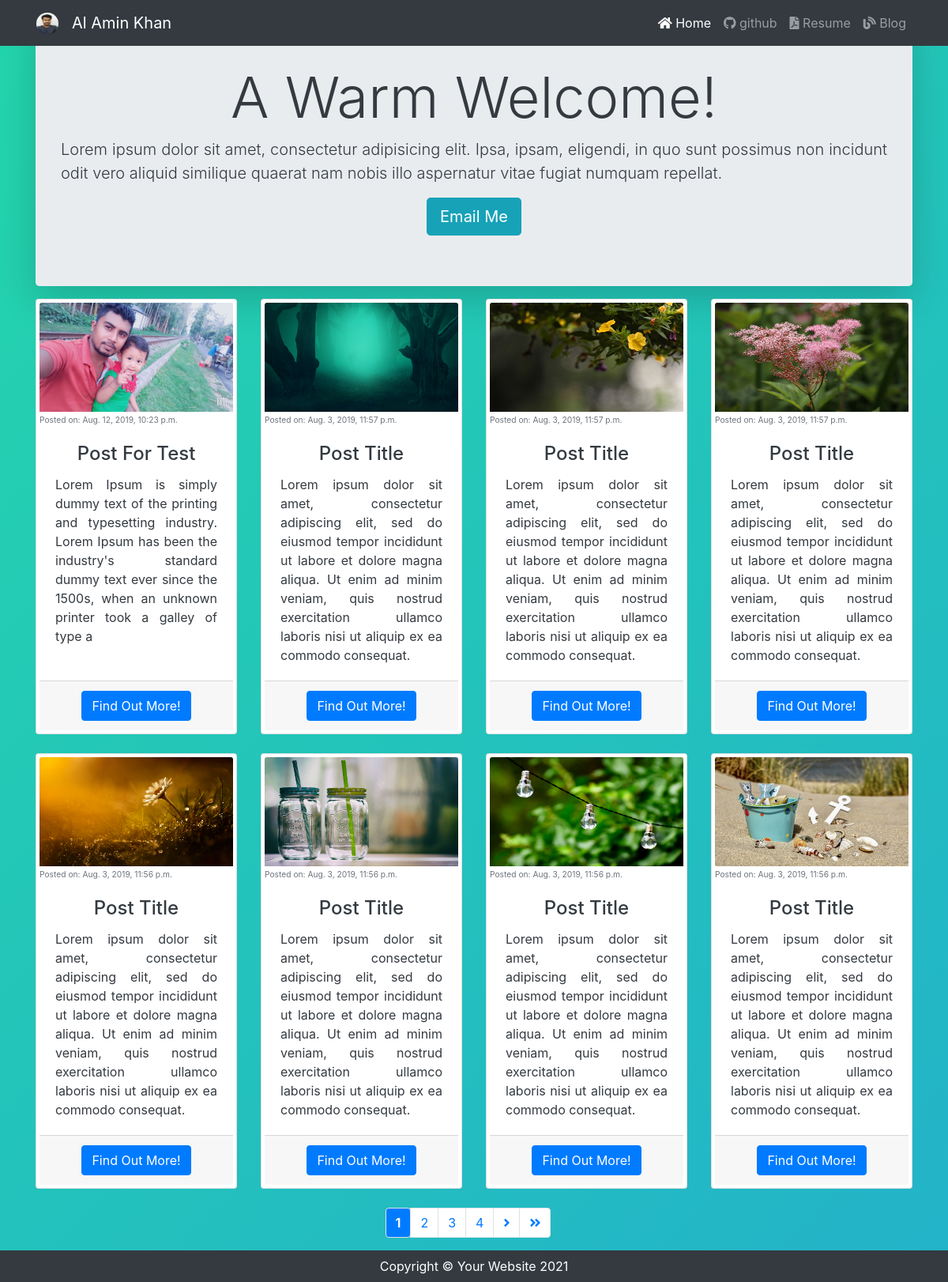
The page / on the database its author committed.
### jobs/models.py (models this page shows)
class Job(models.Model):
    title = models.CharField(max_length=50)
    description = models.CharField(max_length=250, blank=True)
    image = models.ImageField(upload_to='images/', blank=True)
    job_pub_time = models.DateTimeField(auto_now=True)
    def __str__(self):
        return self.title

### jobs/views.py (the view)
def index(request):
    jobs = Job.objects.all().order_by('-job_pub_time')
    paginator = Paginator(jobs, 8)
    page = request.GET.get('page')
    jobs = paginator.get_page(page)
    return render(request, 'jobs/index.html', {'jobs': jobs})

### jobs/templates/jobs/index.html (shortened to what this page needs)
{% extends "jobs/base.html" %}
{% block post_card_block %}
<div class="row text-center">
  {% for job in jobs %}
  <div class="col-lg-3 col-md-6 mb-4">
    <div class="card h-100 p-1">
      <div class="embed-responsive embed-responsive-16by9">
        <img class="card-img-top top embed-responsive-item round" src="{{ job.image.url }}" alt="image-{{job}}">
      </div>
      <small class="text-muted mr-auto">
        <small class="mr-1">Posted on: {{job.job_pub_time}}</small>
      </small>
      <div class="card-body">
        <h4 class="card-title text-dark text-center">{{ job.title }}</h4>
        <p class="card-text text-dark text-justify">{{ job.description }}</p>
      </div>
      <div class="card-footer">
        <a href="#" class="btn btn-primary">Find Out More!</a>
      </div>
    </div>
  </div>
  {% endfor %}
  <div class="pagination container justify-content-center">
    <nav aria-label="page navigation">
      <ul class="pagination justify-content-center">
        {% for num in jobs.paginator.page_range %}
        {% if jobs.number == num %}
        <li class="page-item">
          <a class="page-link text-light bg-primary font-weight-bold rounded">{{ num }}</a>
        </li>
        {% elif num > jobs.number|add:'-5' and num < jobs.number|add:'5' %}
        <li class="page-item">
          <a class="page-link" href="?page={{ num }}">{{ num }}</a>
        </li>
          {% endif %}
          {% endfor %}
          {% if jobs.has_next %}
          <li class="page-item">
            <a class="page-link" href="?page={{ jobs.next_page_number }}">
              <i class="fa fa-angle-right" aria-hidden="true"></i>
            </a>
          </li>
          <li class="page-item">
            <a class="page-link" href="?page={{ jobs.paginator.num_pages }}">
              <i class="fa fa-angle-double-right" aria-hidden="true"></i>
            </a>
          </li>
          {% endif %}
      </ul>
    </nav>
  </div>
</div>
{% endblock %}

### jobs/templates/jobs/base.html (shortened to what this page needs)
{% load static %}
<!DOCTYPE html>
<html>
<head>
  <link rel="stylesheet" type="text/css" href="{% static 'css/style.css' %}">
  <link rel="stylesheet" href="https://use.fontawesome.com/releases/v5.10.0/css/all.css">
  <link rel="stylesheet" href="https://stackpath.bootstrapcdn.com/bootstrap/4.3.1/css/bootstrap.min.css">
</head>
<body class="full-background">
  <nav class="navbar navbar-expand-lg navbar-dark bg-dark fixed-top">
    <div class="container">
      <a class="navbar-brand" href="">
        <img class="rounded-circle border border-dark" src="{% static "images/alamin.jpeg" %}" alt="" height=30px; width=30px>
      </a>
      <a class="navbar-brand ml-0" href="#">Al Amin Khan</a>
      <div class="collapse navbar-collapse" id="navbarResponsive">
        <ul class="navbar-nav ml-auto">
          <li class="nav-item active">
            <a class="nav-link" href="#"><i class="fas fa-home fa-1x"></i> Home
            </a>
          </li>
          <li class="nav-item">
            <a class="nav-link" href="https://github.com/me-alamin-khan/" target="_blank"><i class="fab fa-github"></i> github</a>
          </li>
          <li class="nav-item">
            <a class="nav-link" target="_blank" href="{% static "pdf/Hooked_ How to Build Habit-Forming Products.pdf" %}"><i class="fas fa-file-pdf"></i> Resume</a>
          </li>
          <li class="nav-item">
            <a class="nav-link" href="#"><i class="fas fa-blog"></i> Blog</a>
          </li>
        </ul>
      </div>
    </div>
  </nav>
  <div class="container">
    <header class="jumbotron my-3 text-dark shadow-lg">
      <h1 class="display-3 text-center">A Warm Welcome!</h1>
      <p class="lead text-justify">Lorem ipsum dolor sit amet, consectetur adipisicing elit. Ipsa, ipsam, eligendi, in quo sunt possimus non incidunt odit vero aliquid similique quaerat nam nobis illo aspernatur vitae fugiat numquam repellat.</p>
      <div class="text-center">
        <a href="mailto:alaminkhan@outlook.com" class="btn btn-info btn-lg text-center ">Email Me</a>
      </div>
    </header>
    {% block post_card_block %}
    {% endblock %}
  </div>
  <footer class="py-2 bg-dark">
    <div class="container">
      <p class="m-0 text-center text-white">Copyright &copy; Your Website {% now "Y" %}</p>
    </div>
  </footer>
</body>
</html>

### static/css/style.css (style rules this page uses)
.full-background { width: 100wh; height: 90vh; color: #fff; background: linear-gradient(-45deg, #52DCEE, #77F152, #23A6D5, #23D5AB); background-size: 600% 600%; -webkit-animation: Gradient 15s ease infinite; -moz-animation: Gradient 15s ease infinite; animation: Gradient 15s ease infinite; }

### rows shown on the page
Job: image (picture), job_pub_time "Aug. 12, 2019, 10:23 p.m.", title "Post For Test", description "Lorem Ipsum is simply dummy text of the printing and typesetting industry. Lorem Ipsum has been the industry's standard dummy text ever since the 1500s, when an unknown printer took a galley of type a"
Job: image (picture), job_pub_time "Aug. 3, 2019, 11:57 p.m.", title "Post Title", description "Lorem ipsum dolor sit amet, consectetur adipiscing elit, sed do eiusmod tempor incididunt ut labore et dolore magna aliqua. Ut enim ad minim veniam, quis nostrud exercitation ullamco laboris nisi ut aliquip ex ea commodo consequat."
Job: image (picture), job_pub_time "Aug. 3, 2019, 11:57 p.m.", title "Post Title", description "Lorem ipsum dolor sit amet, consectetur adipiscing elit, sed do eiusmod tempor incididunt ut labore et dolore magna aliqua. Ut enim ad minim veniam, quis nostrud exercitation ullamco laboris nisi ut aliquip ex ea commodo consequat."
Job: image (picture), job_pub_time "Aug. 3, 2019, 11:57 p.m.", title "Post Title", description "Lorem ipsum dolor sit amet, consectetur adipiscing elit, sed do eiusmod tempor incididunt ut labore et dolore magna aliqua. Ut enim ad minim veniam, quis nostrud exercitation ullamco laboris nisi ut aliquip ex ea commodo consequat."
Job: image (picture), job_pub_time "Aug. 3, 2019, 11:56 p.m.", title "Post Title", description "Lorem ipsum dolor sit amet, consectetur adipiscing elit, sed do eiusmod tempor incididunt ut labore et dolore magna aliqua. Ut enim ad minim veniam, quis nostrud exercitation ullamco laboris nisi ut aliquip ex ea commodo consequat."
Job: image (picture), job_pub_time "Aug. 3, 2019, 11:56 p.m.", title "Post Title", description "Lorem ipsum dolor sit amet, consectetur adipiscing elit, sed do eiusmod tempor incididunt ut labore et dolore magna aliqua. Ut enim ad minim veniam, quis nostrud exercitation ullamco laboris nisi ut aliquip ex ea commodo consequat."
Job: image (picture), job_pub_time "Aug. 3, 2019, 11:56 p.m.", title "Post Title", description "Lorem ipsum dolor sit amet, consectetur adipiscing elit, sed do eiusmod tempor incididunt ut labore et dolore magna aliqua. Ut enim ad minim veniam, quis nostrud exercitation ullamco laboris nisi ut aliquip ex ea commodo consequat."
Job: image (picture), job_pub_time "Aug. 3, 2019, 11:56 p.m.", title "Post Title", description "Lorem ipsum dolor sit amet, consectetur adipiscing elit, sed do eiusmod tempor incididunt ut labore et dolore magna aliqua. Ut enim ad minim veniam, quis nostrud exercitation ullamco laboris nisi ut aliquip ex ea commodo consequat."

### other values the page prints
{{ num }} "1"
{{ num }} "2" "3" "4"
